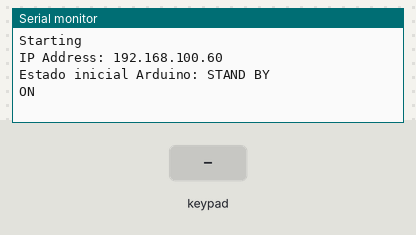
Bench run of a program on a simulated Arduino Mega 2560, built with avr-gcc and run on an emulated ATmega2560. Shown: the last lines printed to the serial monitor. The test bench sets the inputs (shaded band). WiFi joins after 1.5 s; servers stay silent unless stated.

Above: at 1.2 s.
1.3 s: key '1' pressed
At 1.8 s:
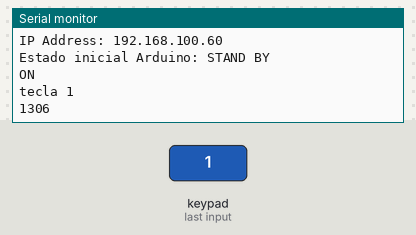
2.8 s: keypad keys 1 2 3 4 # pressed 0.4 s apart
At 5.3 s:
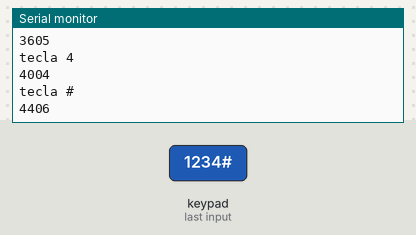
6.3 s: key '*' pressed
At 7.5 s:
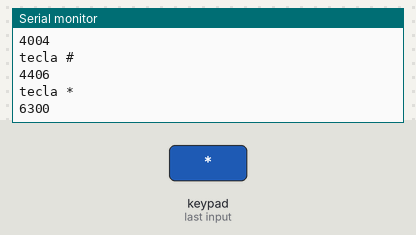
7.8 s: keypad keys 1 2 3 4 pressed 0.4 s apart
At 9.9 s:
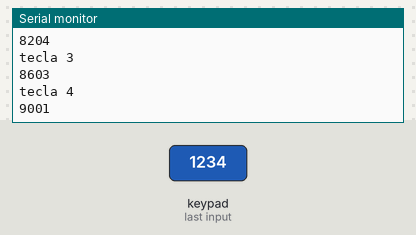
Timing chart, 0 to 11.4 s (numbered marks = the images above; inputs shaded):
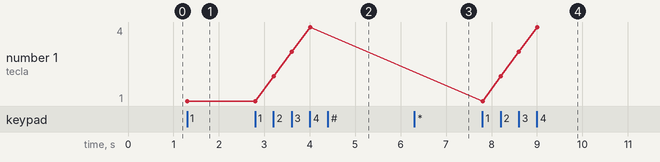

The program:

main.cpp
```cpp
#include <Arduino.h>
#include <Ethernet.h>
#include <ArduinoJson.h>
#include <Keypad.h>
#include "libs/EthernetConnection.cpp"
#include "libs/Json.cpp"
#include "libs/Keyboard.cpp"
#include "libs/Pir.cpp"
#include "libs/Time.cpp"
#include "libs/Buzzer.cpp"
#include "config.h"

#define G_STAND_BY "STAND BY"
#define G_EXPEND "EXPEND"
#define G_PIN_INCORRECT "PIN INCORRECT"
String G_STATUS = G_STAND_BY;

EthernetConnection ethernetConnection = EthernetConnection();
Keyboard keyboard = Keyboard();
Pir pir = Pir();
Buzzer buzzer = Buzzer();

void setup()
{
  Serial.begin(9600);
  ethernetConnection.setIp(IP);
  ethernetConnection.setDns(DNS);
  ethernetConnection.setMac(MAC);
  ethernetConnection.start();

  while (!Serial)
  {
    ; // wait for serial port to connect. Needed for native USB port only
  }

  Serial.print("Estado inicial Arduino: ");
  Serial.println(G_STATUS);
  buzzer.getStatus();
}

void loop()
{
  //Leer valores desde SAIA
  String line = ethernetConnection.readLine();

  if (line.length() > 0)
  {
    DynamicJsonDocument document = Json::deserialize(line, line.length());
    String command = document["command"];

    if (command == "null")
    {
      Serial.println("invalid JSON:");
      Serial.println(line);
      Serial.println(command);
    }

    if (command == "ping")
    {
      DynamicJsonDocument document = Json::document();
      document["command"] = "pong";
      ethernetConnection.writeLine(Json::serialize(document));
      Serial.println(millis());
    }

    if(command == "pin-ok") {
      G_STATUS = G_EXPEND;
      //llamar a al fucnion que abre puerta
      Serial.println("Estado actual Arduino: " + G_STATUS);
    }

    if(command == "pin-fail") {
      //buzer falla
    }

    if(command == "expend-end") {
        G_STATUS = G_STAND_BY;
    }

  };

  //Leer valores del teclado y enviar a SAIA
  char key = keyboard.getKey();

  if(key && G_STATUS.equals(G_STAND_BY))
  {
    Serial.print("tecla ");
    Serial.println(key);
    Serial.println(millis());
    //envio tecla
    // DynamicJsonDocument document = Json::document();
    // document["command"] = "keyboard";
    // document["value"] = String(key);
    // ethernetConnection.writeLine(Json::serialize(document));
  }


  //Leer valor del Pir
  String pirStatus = pir.getStatus();

  ethernetConnection.maintain();

  //
}

//TODO
//buzzer
//temporizador millis
//pir
//luces
```

config.h
```cpp
#include <string.h>

//PIN ethernet
#define SSPIN 10 //10 shield - 53 placa

//config ethernet
#define IP  "192.168.100.60"
#define DNS "8.8.8.8"
#define MAC "00:00:5e:00:53:af"
```

Buzzer.cpp
```cpp
#include <Arduino.h>

#ifndef Buzzer_h
#define Buzzer_h

class Buzzer
{
  private:

  public:
    void getStatus() {
      String status = "ON";
      Serial.println(status);
    }

};

#endif /*Buzzer_h*/
```

Convert.cpp
```cpp
#include <Arduino.h>

#ifndef Convert_h
#define Convert_h

class Convert
{
  public:
    static long hexadecimalStringToLong(String recv) {
      char c[recv.length() + 1];
      recv.toCharArray(c, recv.length() + 1);
      return strtol(c, NULL, 16);
    }
};

#endif /*Convert_h*/
```

EthernetConnection.cpp
```cpp
#include <Arduino.h>
#include <Ethernet.h>
#include "Convert.cpp"
#include "Splitter.cpp"
#include "../config.h"

#ifndef EthernetConnection_h
#define EthernetConnection_h

class EthernetConnection
{
  private:
    IPAddress ip;
    IPAddress dns;
    IPAddress gateway;
    IPAddress subnet;
    IPAddress localIp;
    byte mac[6];
    EthernetServer server;
    String readString = "";
    int port;

  public:
    EthernetConnection(int serverPort = 23) : server(serverPort) {}

    EthernetConnection(String ip, int serverPort = 23) : server(serverPort)
    {
      this->setIp(ip);
      this->start();
    }

    EthernetConnection(String ip, String dns, int serverPort = 23) : server(serverPort)
    {
      this->setIp(ip);
      this->setDns(dns);
      this->start();
    }

    EthernetConnection(String ip, String dns, String subnet, int serverPort = 23) : server(serverPort)
    {
      this->setIp(ip);
      this->setDns(dns);
      this->setSubnet(subnet);
      this->start();
    }

    EthernetConnection(String ip, String dns, String subnet, String gateway, int serverPort = 23) : server(serverPort)
    {
      this->setIp(ip);
      this->setDns(dns);
      this->setSubnet(subnet);
      this->setGateway(gateway);
      this->start();
    }

    EthernetConnection(String ip, String dns, String subnet, String gateway, String mac, int serverPort = 23) : server(serverPort)
    {
      this->setIp(ip);
      this->setDns(dns);
      this->setSubnet(subnet);
      this->setGateway(gateway);
      this->setMac(mac);
      this->start();
    }

    void setIp(String ip)
    {
      Splitter splitter(ip, '.'); // example ("192.168.1.0", '.') -> ["192", "168", "1", "0"]
      String *array = splitter.array();
      this->ip = IPAddress(
          array[0].toInt(),
          array[1].toInt(),
          array[2].toInt(),
          array[3].toInt()
      );
    }

    void setDns(String dns)
    {
      Splitter splitter(dns, '.');
      String *array = splitter.array();
      this->dns = IPAddress(
          array[0].toInt(),
          array[1].toInt(),
          array[2].toInt(),
          array[3].toInt());
    }

    void setSubnet(String subnet)
    {
      Splitter splitter(subnet, '.');
      String *array = splitter.array();
      this->subnet = IPAddress(
          array[0].toInt(),
          array[1].toInt(),
          array[2].toInt(),
          array[3].toInt());
    }

    void setGateway(String gateway)
    {
      Splitter splitter(gateway, '.');
      String *array = splitter.array();
      this->gateway = IPAddress(
          array[0].toInt(),
          array[1].toInt(),
          array[2].toInt(),
          array[3].toInt());
    }

    void setMac(String mac)
    {
      Splitter splitter(mac, ':'); // example 00:00:5e:00:53:af -> ["00", "00", "5e", "00", "53", "af"]
      String *array = splitter.array();

      for (int i = 0; i < splitter.size(); i++)
      {
        this->mac[i] = Convert::hexadecimalStringToLong(array[i]);
      }
    }

    void start()
    {
      Serial.println("Starting");

      Ethernet.init(SSPIN);

      Ethernet.begin(this->mac, this->ip, this->dns, this->gateway, this->subnet);

      if (Ethernet.hardwareStatus() == EthernetNoHardware)
      {
        Serial.println("Ethernet shield was not found.  Sorry, can't run without hardware. :(");
      }

      if (Ethernet.linkStatus() == LinkOFF)
      {
        Serial.println("Ethernet cable is not connected.");
      }

      this->server.begin();
      Serial.print("IP Address: ");
      Serial.println(Ethernet.localIP());
    }

    EthernetServer getServer()
    {
      return this->server;
    }

    EthernetClient getEthernetClient()
    {
      return this->getServer().available();
    }

    void maintain()
    {
      Ethernet.maintain();
    }

    char read()
    {
      EthernetClient ethernetClient = this->getEthernetClient();
      char data;

      if (ethernetClient)
      {
        data = ethernetClient.read();
      }

      return data;
    }

    String readLine()
    {
      String line = "";

      if (this->getEthernetClient())
      {
        char character = this->read();

        if (!(character == '\n' || character == '\r'))
        {
          this->readString += character;
        }

        if ((character == '\n' || character == '\r') && this->readString.length() > 0)
        {
          line.concat(this->readString);
          this->readString = "";
        }
      }

      if (line.length() > 0)
      {
        return line;
      }

      return "";
    }

    void writeLine(String message)
    {
      EthernetClient client = this->getEthernetClient();
      client.flush();
      client.println(message);
    }

    void post(String host, int port, String data) {
      //data: param1=value1&param2=value2
        EthernetClient client = this->getEthernetClient();
        String review = "dato1=1&dato2=2";
        int hostLength = host.length() + 1;
        char server[hostLength];
        host.toCharArray(server, hostLength);

      if (client.connect(server, port)) {
        client.println("POST /eth HTTP/1.1");
        //client.println("Host: 192.168.88.254");
        client.println("Content-Type: application/x-www-form-urlencoded");
        client.print("Content-Length: ");
        client.println(data.length());
        client.println();
        client.print(data);
        Serial.println("test Sent");
      }
    }
};

#endif /*EthernetConnection_h*/
```

Json.cpp
```cpp
#include <Arduino.h>
#include <ArduinoJson.h>

#ifndef Json_h
#define Json_h

class Json
{
  public:
    static DynamicJsonDocument document(int size = 128) {
      DynamicJsonDocument document(size);
      return document;
    }

    static DynamicJsonDocument deserialize(String line, int size = 128) {
      DynamicJsonDocument document(size);
      deserializeJson(document, line);
      return document;
    }

    static String serialize(DynamicJsonDocument document) {
      String result;
      serializeJson(document, result);
      return result;
    }
};

#endif /*Json_h*/
```

Keyboard.cpp
```cpp
#include <Keypad.h>

#ifndef Keyboard_h
#define Keyboard_h
#define PIN_KEY_1 32
#define PIN_KEY_2 33
#define PIN_KEY_3 34
#define PIN_KEY_4 35
#define PIN_KEY_5 36
#define PIN_KEY_6 37
#define PIN_KEY_7 38

class Keyboard
{
  private:

    const byte ROWS = 4;
    const byte COLS = 3;

    char hexaKeys[4][3] = {
        {'1', '2', '3'},
        {'4', '5', '6'},
        {'7', '8', '9'},
        {'*', '0', '#'}};

    byte rowPins[4] = {PIN_KEY_7, PIN_KEY_6, PIN_KEY_5, PIN_KEY_4};
    byte colPins[3] = {PIN_KEY_3, PIN_KEY_2, PIN_KEY_1};

    Keypad customKeypad;

  public:
    Keyboard() : customKeypad(makeKeymap(hexaKeys), rowPins, colPins, ROWS, COLS){}

    char getKey()
    {
      return customKeypad.getKey();
    }
};

#endif /*Keyboard_h*/
```

Pir.cpp
```cpp
#include <Arduino.h>

#ifndef Pir_h
#define Pir_h

class Pir
{
  private:

  public:
    Pir()
    {

    }

    String getStatus() {
      String status = "ON";
      return status;
    }

};

#endif /*Pir_h*/
```

Splitter.cpp
```cpp
#include <Arduino.h>

#ifndef Splitter_h
#define Splitter_h

class Splitter
{
  private:
    int length;
    String *results;

    void parts(String characters, char delimiter)
    {
      int total = 1;
      int charactersLength = (int)characters.length();

      for (int t = 0; t < charactersLength; t++)
      {
        if (characters[t] == delimiter)
        {
          total++;
        }
      }

      this->length = total;
    }

    void split(String characters, char delimiter)
    {
      this->results = new String[this->length];
      String accumulator = "";
      int charactersLength = (int)characters.length();
      int index = 0;

      for (int i = 0; i < charactersLength; i++)
      {
        if (characters[i] != delimiter)
        {
          accumulator = accumulator + characters[i];
        }

        bool lastCharacter = i + 1 == charactersLength;

        if (characters[i] == delimiter || lastCharacter)
        {
          this->results[index] = accumulator;
          accumulator = "";
          index++;
        }
      }
    }

  public:
    Splitter(String characters, char delimiter)
    {
      this->parts(characters, delimiter);
      this->split(characters, delimiter);
    }

    int size()
    {
      return this->length;
    }

    String *array()
    {
      return this->results;
    }

    void show() {
      Serial.println("Array content:");

      for (int i = 0; i < this->length; i++)
      {
        Serial.print("[");
        Serial.print(i);
        Serial.print("]: ");
        Serial.print(this->results[i]);
        Serial.println(" ");
      }
    }

    ~Splitter()
    {
      delete[] this->results;
    }
};

#endif /*Splitter_h*/
```

Time.cpp
```cpp
#include <Arduino.h>

#ifndef Time_h
#define Time_h

class Time
{
  private:
    long start;
    long end;
    bool debug;

  public:
    Time(bool debug = false)
    {
      this->start = millis();
      this->debug = debug;
    }

    void setStart() {
       this->start = millis();
    }

    bool lessThanOrEqual(long value) {
      this->end = millis();
      long diff = this->end - this->start;
      bool result = diff <= value;
      this->print(String(diff) + " less than or equal " + String(value) + " : " + String(result));
      return result;
    }

    bool greaterThanOrEqual(long value) {
      this->end = millis();
      long diff = this->end - this->start;
      bool result = diff >= value;
      this->print(String(diff) + " greater than or equal " + String(value) + " : " + String(result));
      return result;
    }

    bool between(long minValue, long maxValue) {
      this->end = millis();
      long diff = this->end - this->start;
      bool result = diff >= minValue && diff <= maxValue;
      this->print(String(diff) + " between " + String(minValue) + " and " + String(maxValue) + " : " + String(result));
      return result;
    }

    void print(String value) {
      if(this->debug) {
        Serial.println("start: " + String(this->start) + " - end: " + String(this->end) + " - " + value);
      }
    }

};

#endif /*Time_h*/
```

Measured:
- after the input at 1.3 s, the serial monitor: prints a new line at once (image 1)
- after the input at 2.8 s, the serial monitor: prints a new line at once (image 2)
- after the input at 6.3 s, the serial monitor: prints a new line at once (image 3)
- after the input at 7.8 s, the serial monitor: prints a new line at once (image 4)
- plotted number 1: 1 → 4 after the input at 2.8 s
